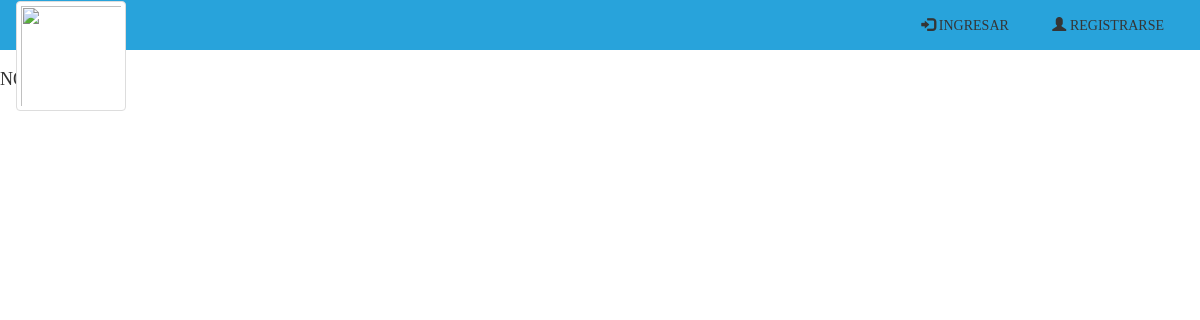
The app's page /listaPujas.php?sub=5, older data.
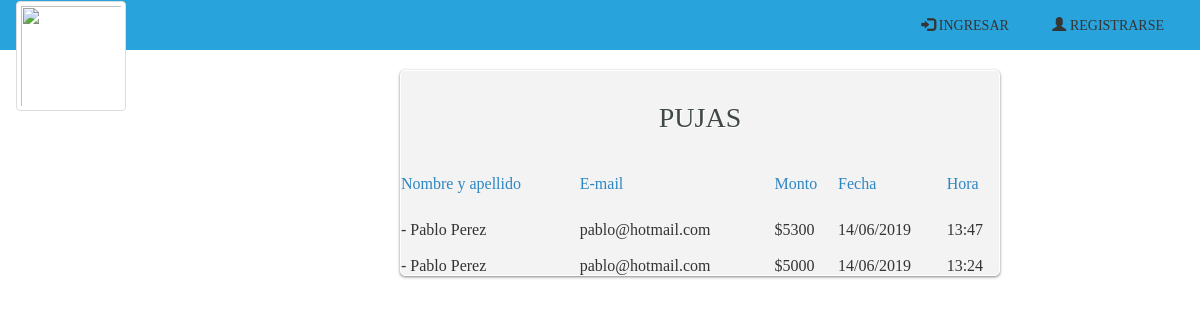
The same page, newer data.
### tables this page shows
CREATE TABLE `puja` (
  `idPuja` int(11) NOT NULL,
  `idPersona` int(11) NOT NULL,
  `idSubasta` int(11) NOT NULL,
  `cantidad` decimal(10,0) UNSIGNED NOT NULL,
  `fecha` datetime NOT NULL
);

CREATE TABLE `persona` (
  `IdPersona` int(11) NOT NULL,
  `dni` int(8) NOT NULL,
  `nombre` varchar(50) NOT NULL,
  `apellido` varchar(50) NOT NULL,
  `telefono` int(30) NOT NULL,
  `email` varchar(45) NOT NULL,
  `clave` varchar(11) NOT NULL,
  `tipoU` varchar(11) DEFAULT NULL,
  `rol` int(3) DEFAULT NULL,
  `credito` int(2) DEFAULT NULL,
  `ciudad` varchar(45) NOT NULL,
  `fechaNacimiento` datetime NOT NULL,
  `idTarjeta` int(11) NOT NULL,
  `fechaRegistro` datetime NOT NULL,
  `fechaModificacion` datetime NOT NULL
);

### listaPujas.php (the view, shortened to what this page needs)
<html>
	<head>
<?php
		include("cabecera.php");
?>
<?php
$con=conectar();
$subasta=$_GET['sub'];
$var_consulta= "SELECT idPersona, cantidad, fecha FROM puja WHERE idSubasta=$subasta ORDER BY cantidad DESC";
   $result = mysqli_query($con, $var_consulta);
   $num=mysqli_num_rows($result);
if ($num==0) {
  echo"<h4>NO HAY PUJAS</h4>";
 }
else{
?>
	</head>
	<body>
		<div id="wrapper" style="margin-left: 400px;margin-top: 0px;">
			<form name="formulario" class="login-form" style="width:600px;">
				<div class="header">
					<h1>  PUJAS</h1>
				</div>
					 <table  style="width:600px;">
					 	<?php $primero = "Nombre y apellido";
                              $segundo="E-mail";
                              $tercero="Monto";
                              $cuarto="Fecha";
                               $quinto="Hora";
                               $color = "#2E86C1";
  ?>
 <tr>
  <td><?php echo "<p><font color='".$color."'>".$primero."</font></p>";  ?> </td>
  <td ><?php echo "<p><font color='".$color."'>".$segundo."</font></p>";  ?></td>
  <td ><?php echo "<p><font color='".$color."'>".$tercero."</font></p>";  ?> </td>
  <td ><?php echo "<p><font color='".$color."'>".$cuarto."</font></p>";  ?></td>
  <td ><?php echo "<p><font color='".$color."'>".$quinto."</font></p>";  ?> </td>
 </tr>
                    <?php
                    $i=1;
                    while ($row = mysqli_fetch_array($result)){
                      $var_consulta2= "SELECT apellido, nombre, email FROM persona WHERE idPersona=$row[0]";
                         $result2 = mysqli_query($con, $var_consulta2);
                         $row2 = mysqli_fetch_array($result2); ?>
                         <tr>
                             <td> <br><?php echo "- $row2[1] $row2[0]" ; ?> </td>
                              <td> <br><?php echo "$row2[2]"; ?> </td>
                                <td><br><?php echo "$$row[1]"; ?> </td>
                                 <td> <br><?php echo "".date('d/m/Y', strtotime($row['fecha'])).""; ?> </td>
                                <td> <br><?php echo "".date('H:i', strtotime($row['fecha'])).""; ?> </td>
                          </tr>
                     <?php
                     $i=$i + 1;  }
                    ?>
</table>
			</form>
			<?php } ?>
		</div>
	</body>
</html>

### cabecera.php (shortened to what this page needs)
<!DOCTYPE HTML PUBLIC "-//W3C//DTD HTML 5 Frameset//EN" "http://www.w3.org/TR/html4/frameset.dtd">
<html lang="es">
<head>
  <link rel="stylesheet" href="https://maxcdn.bootstrapcdn.com/bootstrap/3.4.0/css/bootstrap.min.css">
	<link rel="stylesheet" type="text/css" href="css/estilos.css">
</head>
<body>
	<div id="header">
	<?php   $archivop=""; $archivosu=""; $archivoActUsu=""; $archivoTerminadas=""; $premium="";$mensajes=""; $verOpcionesLogeado=false;
             if(isset($_SESSION['estado'])){
      	  		 if($_SESSION['estado']=="logeado"){
                        if($_SESSION['rol']=="1"){
      	           	             $opcion1="<a href'#'><span class'glyphicon-user'></span>Hola Administrador!</a>";
                                  $opcion2="<a href=salir.php><span class='glyphicon glyphicon-log-out'></span>SALIR</a>";
                                  $archivop="propiedadesAdmin.php"; $archivosu="subastasAdmin.php"; $archivoActUsu="subastasActivasAdministrador2.php"; $archivoTerminadas="subastasTerminadasAdministrador2.php";
                                  $verOpcionesLogeado=true;
                                  $mensajes="mensajes.php";
                        }
                      else {
	                             $opcion1="<a href'#'><span class'glyphicon-user'></span>Hola $_SESSION[nombre] !</a>" ;
                               $opcion2="<a href=salir.php><span class='glyphicon glyphicon-log-out'></span>SALIR</a>";
	                             $archivop="listarPropiedades.php"; $archivosu="subastasUsuario.php"; $archivoActUsu="subastasActivasUsuario4.php"; $archivoTerminadas="subastasTerminadasUsuario.php";
                               $premium="solicitarPremium.php";
                               $mensajes="mensajes.php";
			                         $verOpcionesLogeado=true;
                      }
		            }
	            }
			    else{
                        $opcion1="<a href=ingresar.php><span class='glyphicon glyphicon-log-in'></span> INGRESAR</a>";
                        $opcion2="<a href=registrar.php><span class='glyphicon glyphicon-user'></span> REGISTRARSE</a>";
                    }
            ?>
<nav class="navbar navbar">
  <div class="container-fluid">
    <div class="navbar-header">
      <a class="navbar-brand" href="index.php"><img src="imgs/HSH-Complete.svg" class="img-thumbnail" width="110" height="100" margin-bottom: -60px></a>
    </div>
     <ul class="menu" style="float:right">
<?php
if($verOpcionesLogeado!=true){
     ?>
      <li><?php echo"$opcion1"; ?></li>
      <li><?php echo"$opcion2";?></li>
    </ul>
    <?php
      }
     ?>
  </div>
</nav>
</div>
</body>
</html>

### css/estilos.css (style rules this page uses)
body { background-color:#ffffff ; font-family:'Bree Serif', serif; }
.navbar>.container-fluid .navbar-brand { margin-top: -15px }
#header { background-color: #28a3db; }
.login-form { width: 410px; margin: auto; position: relative; background: #f3f3f3; border: 1px solid #fff; border-radius: 5px; box-shadow: 0 1px 3px rgba(0,0,0,0.5); -moz-box-shadow: 0 1px 3px rgba(0,0,0,0.5); -webkit-box-shadow: 0 1px 3px rgba(0,0,0,0.5); }
#wrapper { width: 410px; height: 400px; margin: 70px auto; }
#wrapper h1 { text-align: center; }
.login-form .header { padding: 10px 30px 30px 30px; }
.login-form .header h1 { font-family: 'Bree Serif', serif; font-weight: 300; font-size: 28px; line-height:34px; color: #414848; text-shadow: 1px 1px 0 rgba(256,256,256,1.0); margin-bottom: 10px; }
.menu > li { margin-bottom: -25px; margin-top: 0px; position: relative; display: inline-block; }
.menu > li > a { display: block; padding: 15px 20px; color: #353535; font-family: 'Bree Serif', serif; text-decoration: none; }

Row changes from the older to the newer data that the page shows:
added puja: idPersona.nombre "Pablo", idPersona.apellido "Perez", idPersona.email "pablo@hotmail.com", cantidad "5300", fecha "14/06/2019", fecha "13:47"
added puja: idPersona.nombre "Pablo", idPersona.apellido "Perez", idPersona.email "pablo@hotmail.com", cantidad "5000", fecha "14/06/2019", fecha "13:24"
Text that changed along with them:
$primero: (not shown) → "Nombre y apellido"
$segundo: (not shown) → "E-mail"
$tercero: (not shown) → "Monto"
$cuarto: (not shown) → "Fecha"
$quinto: (not shown) → "Hora"
text no longer shown: "NO…"
text now shown: "PUJAS"
